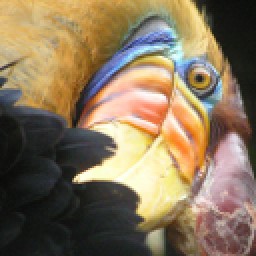
#> input picture Tutorials/03-Oct-2022/bird_small.png, 128 x 128 px (shown 2 times larger)
$ jupyter execute --allow-errors CSCC11_Tutorial2_tut.ipynb   (shell and % lines are left out)
#> lines starting #> are read from the running program, lines starting #| are printed output that depends on the picture; long printed decimals are rounded
# K-Means Clustering

For this tutorial, we will implement the K-means clustering algorithm and apply it to compress an image..

# Motivation

Let's consider we have to transfer a high resoultion image over internet. It would take a lot of time to send if the network bandwidth is limilted. In these situations, it would be beneficial to compress the high resolution image so that it would be fast to transfer this image.

- Suppose the original image has $N$ pixels comprising {R, G, B} values each of which is stored with 8 bits of precision.

  - **Original image memory requirement** = **???(Q1)**

 **Q1 answer:** $N \times 3 \times 8 $ bits = $24 N$ bits

## Using K-Means clustering to compress the image.

- Run K-means on the image
    - **Input** : Image
    - **Output** :
        - K cluster centers - **???(Q2)** how much memory is needed to store K cluster centers?  (in bits)
        - labels - **???(Q3)** how much memory is needed to store K cluster centers?  (in bits)


 **Q2 answer:**  $K \times 3 \times 8 $ bits = $24K$ bits

 **Q3 answer:**  $N \times log_2 K$ bits

# Example

**Original image resolution:** $240 \times 180 $ pixels

|                 | Memory in bits (in Kb)|  compression ratio (%) |
|-----------------|:-------------| :-------------|
| Original img    | 1, 036, 800  (129.6)   | 100 |
| K-means (K=2)   | 43, 248     (5.4)     | 4.2 |
| K-means (K=3)   | 86, 472     (10.8)    | 8.3 |
| K-means (K=10)  | 173, 040    (21.6)    | 16.7|

# K-Means

## 1. Implementing K-Means

> The K-means algorithm is a method to automatically cluster similar data examples together. The intuition behind K-means is an iterative procedure that starts by guess- ing the initial centroids, and then refines this guess by repeatedly assigning examples to their closest centroids and then recomputing the centroids based on the assignments

**Algorithm**

In the clustering problem, we are given a training set ${y_{1}, ... , y_{m}}$, and want to group the data into a few cohesive "clusters." Here, we are given feature vectors for each data point $y_{i} \in \mathbb{R}^n$ as usual; but no labels (making this an unsupervised learning problem).

Our goal is to predict $K$ centroids and a label for each datapoint. The k-means clustering algorithm is as follows:

# Required python libraries

- scipy : to read mat files
- numpy : for array operations
- matplotlib, seaborn : for plotting and visualizations
- opencv : for image loading image data

## Installation

> pip install scipy numpy matplotlib seaborn opencv-python

### 1.1. Update labels

***Finding Closest Centroids***

For every example $i$, we get j that minimizes $||y_{i}-c_j||^2$ where $c_{j}$ is the centroid that is closest to $y_{i}$, and $c_j$ is the position (value) of the j'th centroid.

[cell 1]
import scipy.io
import numpy as np
import seaborn as sns
import matplotlib.pyplot as plt

[cell 2]
def find_closest_centroid(Y, centroids):
    """ This function finds the nearest centroid for each data point y^i.
    Args:
    - Y (ndarray (Shape: (N, D))): A NxD matrix corresponding to the inputs.
        Each row correspond to an input data point.
    - centroids (ndarray (Shape: (K, D))): A KxD matrix corresponding to the centroids.
        Each row correspond to a centroid

    Output:
    - idx (ndarray (Shape: (N, 1))): A N-column vector containing the index of the nearest cluster.
    """

    ## your code
    idx = np.array([np.argmin(np.linalg.norm(y - centroids, axis=1)) for y in Y], dtype=int) + 1
    return idx

# from K_means_funs import find_closest_centroid

#> (a cell that did not finish here is left out)

#> (a cell that did not finish here is left out)

#> (a cell that did not finish here is left out)

[cell 6]
K = 3
initial_centroids = np.array([[3,3],[6,2],[8,5]])
#> (the rest of this cell did not finish here and is left out)

### 1.2. Update centers

***Computing Centroid Means***

Given assignments of every point to a centroid, the second phase of the algorithm recomputes, for each centroid, the mean of the points that were assigned to it. Specifically, for every centroid j we set $c_j := \frac{1}{|C_j|}\sum_{i \in C_j}y_{i}$

[cell 7]
def compute_centroids(Y, idx, K):
    """ This function finds the centroids for each cluster.
    Args:
    - Y (ndarray (Shape: (N, D))): A NxD matrix corresponding to the inputs.
        Each row correspond to an input data point.
    - idx (ndarray (Shape: (N, 1))): A N-column vector containing the index of the nearest cluster.
    - K (int) : number of clusters

    Output:
    - centroids (ndarray (Shape: (K, D))): A KxD matrix corresponding to the centroids.
        Each row correspond to a centroid
    """

    ## your code
    centroids = np.array([np.mean(Y[idx == k], axis=0) for k in range(1, K + 1)], dtype=float)
    return centroids

# from K_means_funs import compute_centroids

#> (a cell that did not finish here is left out)

### 1.3 Random initialization

[cell 9]
def init_random_centroids(Y, K):
    centroids = Y[(np.random.choice(Y.shape[0], K)), :]
    return centroids

## 2. K-Means on example dataset

[cell 10]
def plot_kmeans(X, centroids, previous, idx, K, axes):
    for i, ax in enumerate(axes):
        sns.scatterplot(x=X[:,0], y=X[:,1], hue=idx.ravel(), legend=False, palette=['r', 'g', 'b'], ax=ax)
        if i==0:
            sns.scatterplot(x=centroids[:,0], y=centroids[:,1], marker='X', color='k', legend=False, s=100, ax=ax)
        else:
            sns.scatterplot(x=centroids[:,0], y=centroids[:,1], marker='X', color='k', legend=False, s=100, ax=ax)
        for i in range(centroids.shape[0]):
            ax.plot([centroids[i,0], previous[i,0]], [centroids[i,1], previous[i,1]], '--k');

[cell 11]
def kmeans(X, initial_centroids, max_iters, plot_progress):

    # plotting
    if plot_progress:
        ncols = 3
        nrows = int(max_iters/ncols)
        if max_iters % ncols > 0:
            nrows = nrows + 1
        fig, axes = plt.subplots(nrows=nrows,ncols=ncols,figsize=(20,nrows*8))
        ax_tuple = list(np.ndindex(nrows,ncols))
        for ax in ax_tuple[max_iters:]:
            axes[ax].set_axis_off()
        ax_tuple = ax_tuple[:max_iters]

    ## K-means initialization
    K = initial_centroids.shape[0]
    centroids = initial_centroids
    previous_centroids = centroids

    for i in range(max_iters):
        ## Update labels
        # Finding Closest Centroids
        idx = find_closest_centroid(X, centroids)

        if plot_progress:
            plot_axes = [axes[axi] for axi in ax_tuple[i:]]
            axes[ax_tuple[i]].set_title('K-Means iteration {0}/{1}'.format(i+1, max_iters))
            plot_kmeans(X, centroids, previous_centroids, idx, K, plot_axes)
            previous_centroids = centroids
            previous_ax = plt.gca()
        else:
            print('K-Means iteration {0}/{1}'.format(i+1, max_iters))

        # Update centroids
        centroids = compute_centroids(X, idx, K)

    if plot_progress:
        plt.show()
    return centroids, idx

[cell 12]
K = 3
max_iters = 10
initial_centroids = np.array([[3,3],[6,2],[8,5]])
#> (the rest of this cell did not finish here and is left out)

## 3. Image Compression with K-means

> In this exercise, you will use the K-means algorithm to select the 16 colors that will be used to represent the compressed image. Concretely, you will treat every pixel in the original image as a data example and use the K-means algorithm to find the 16 colors that best group (cluster) the pixels in the 3-dimensional RGB space. Once you have computed the cluster centroids on the image, you will then use the 16 colors to replace the pixels in the original image.

#### 3.1 K-means on pixels

[cell 13]
import cv2
img = cv2.imread('bird_small.png')
#> img is the input picture: shape (128, 128, 3); mean B, G, R 91.3, 117.4, 135.4
plt.axis('off');
plt.imshow(img[:,:,::-1]);

[cell 14]
print(f'max value:{img.max()}, min value:{img.min()}')
#| max value:255, min value:6
A = img[:,:,::-1]
A = np.divide(img, 255) #get all values in range 0-1
print(f'max value:{A.max()}, min value:{A.min()}')
#| max value:1.0, min value:0.02353

[cell 15]
A.shape
#> Out = (128, 128, 3)

[cell 16]
A = A.reshape((A.shape[0]*A.shape[1], 3))
A.shape
#> Out = (16384, 3)

##### Run K-Means

[cell 17]
K = 16
max_iters = 10
initial_centroids = init_random_centroids(A, K)
#> in init_random_centroids, `centroids = Y[(np.random.choice(Y.shape[0], K)), :]`: centroids = 16 rows, first 8: [0.204, 0.482, 0.682], [0.796, 0.992, 0.984], [0.824, 0.788, 0.839], [0.875, 0.6, 0.525], [0.216, 0.259, 0.286], [0.0745, 0.106, 0.098], [0.208, 0.224, 0.212], [0.388, 0.408, 0.565]
#> initial_centroids has the same summary as centroids in init_random_centroids
centroids, idx = kmeans(A, initial_centroids, max_iters, False)
#> in kmeans, `previous_centroids = centroids`: previous_centroids has the same summary as centroids in init_random_centroids
#> centroids = 16 rows, first 8: [0.254, 0.548, 0.766], [0.813, 0.943, 0.975], [0.747, 0.742, 0.784], [0.754, 0.564, 0.466], [0.386, 0.356, 0.373], [0.115, 0.125, 0.115], [0.233, 0.269, 0.331], [0.409, 0.465, 0.557]; idx = 16384 values, max 16 at index 96, min 1 at index 48, mean 8.72

##### Apply K-Means to compress an image

[cell 18]
idx = find_closest_centroid(A, centroids)
#> idx = 16384 values, max 16 at index 96, min 1 at index 48, mean 8.75
idx = idx.astype(int)

[cell 19]
idx.shape
#> Out = (16384,)

[cell 20]
X_recovered = np.zeros((idx.shape[0], 3))
for i in range(idx.shape[0]):
    X_recovered[i,:] = centroids[idx[i]-1,:]

[cell 21]
X_recovered = X_recovered.reshape((img.shape[0], img.shape[1], 3))
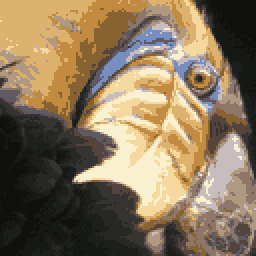
#> X_recovered: shape (128, 128, 3) float64 (shown 2 times larger); mean B, G, R 0.357, 0.458, 0.528

[cell 22]
plt.subplot(1,2,1)
plt.axis('off');
plt.title('Original')
plt.imshow(img[:,:,::-1]);

plt.subplot(1,2,2)
plt.axis('off');
plt.title('Compressed with 16 colors')
plt.imshow(X_recovered[:,:,::-1]);
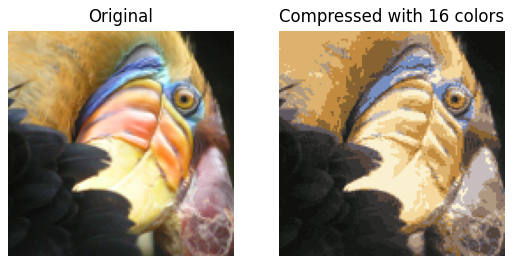
#> figure drawn by matplotlib, 2 panels

[cell 23]
# K_vals = [2, 8, 16, 24, 36]
K_vals = [2, 3, 10, 16]
max_iters = 10

imgs_compressed = []
for ik,K in enumerate(K_vals):
    print('\nRunning K-Means with K={}'.format(K))
    #run kmeans
    initial_centroids = init_random_centroids(A, K)
    centroids, idx = kmeans(A, initial_centroids, max_iters, False)
    #image compression
    idx = find_closest_centroid(A, centroids)
    idx = idx.astype(int)
    #recover image
    X_recovered = np.zeros((idx.shape[0], 3))
    for i in range(idx.shape[0]):
        X_recovered[i,:] = centroids[idx[i]-1,:]
    X_recovered = X_recovered.reshape((img.shape[0], img.shape[1], 3))
    imgs_compressed.append(X_recovered)
#> this loop made 4 passes
#> centroids on pass 1: [[0.518, 0.682, 0.794], [0.162, 0.188, 0.208]]
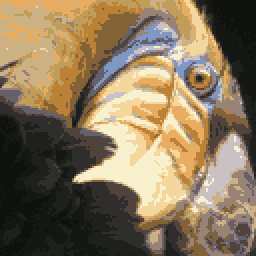
#> X_recovered: shape (128, 128, 3) float64 (shown 2 times larger); mean B, G, R 0.356, 0.459, 0.53
#> after the loop, imgs_compressed = 4 items

[cell 24]
fig = plt.figure(figsize=(10,6))
rows = 2
cols = 3
ax1 = fig.add_subplot(rows, cols, 1)
ax1.imshow(img[:,:,::-1])
ax1.set_axis_off()
ax1.set_title('Original')
for i in range(len(imgs_compressed)):
    ax1 = fig.add_subplot(rows, cols, i+2)
    ax1.imshow(imgs_compressed[i][:,:,::-1])
    ax1.set_axis_off()
    ax1.set_title('Compressed with {} colors'.format(K_vals[i]))
#> this loop made 4 passes
plt.subplots_adjust(wspace=.1, hspace=.1, left=0, right=1, bottom=0, top=1)
plt.show()
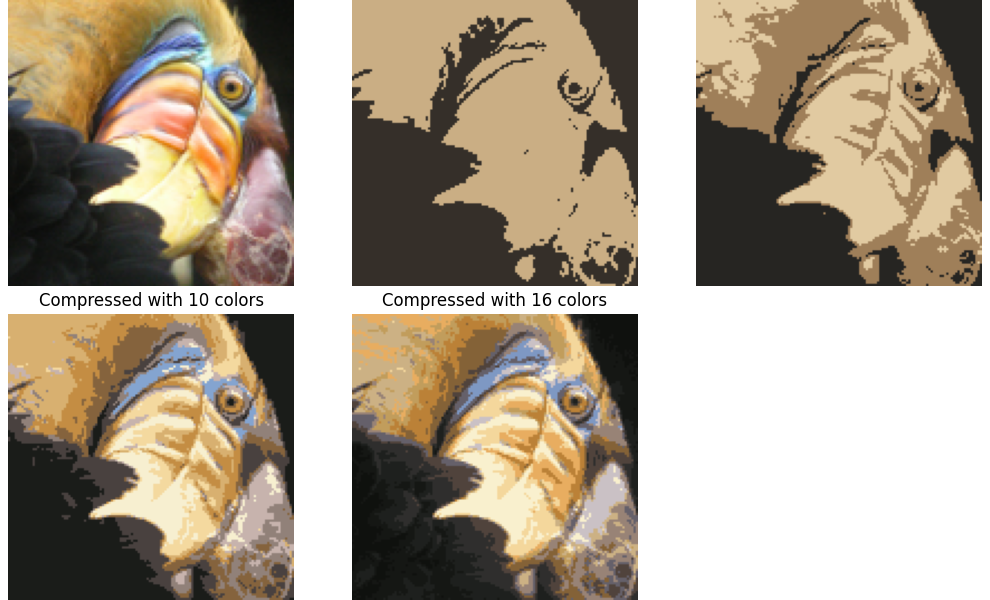
#> figure drawn by matplotlib, 5 panels
